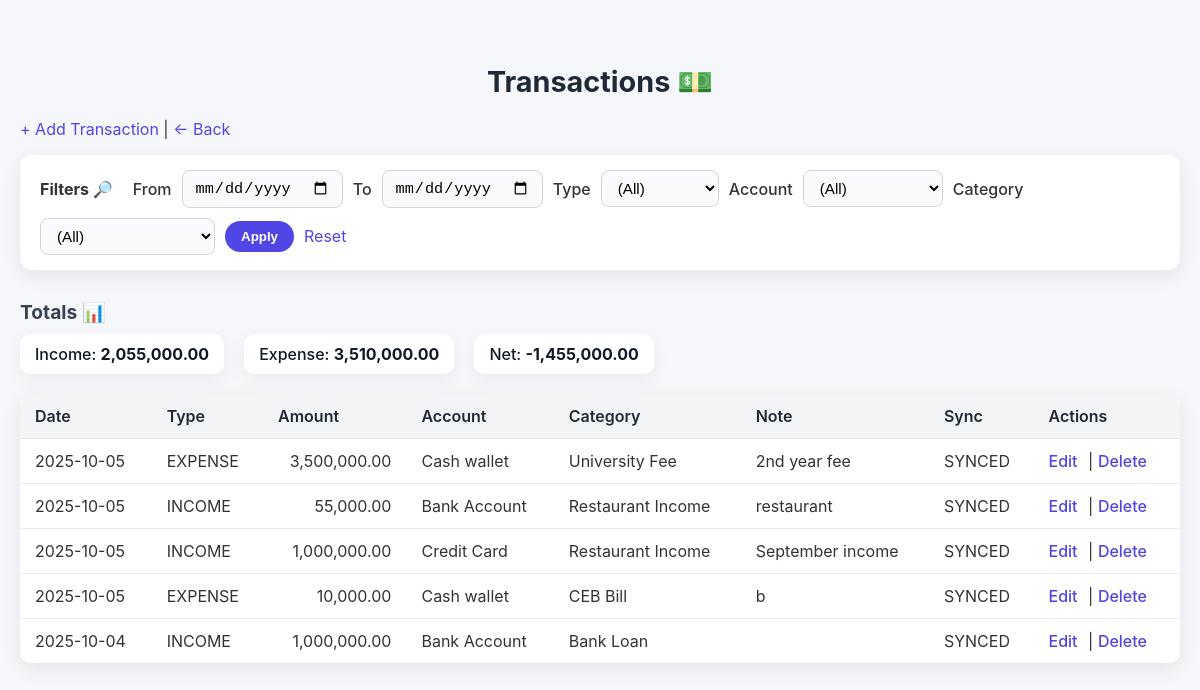
The page /app/transactions/index.php (signed in) on the database as committed earlier.
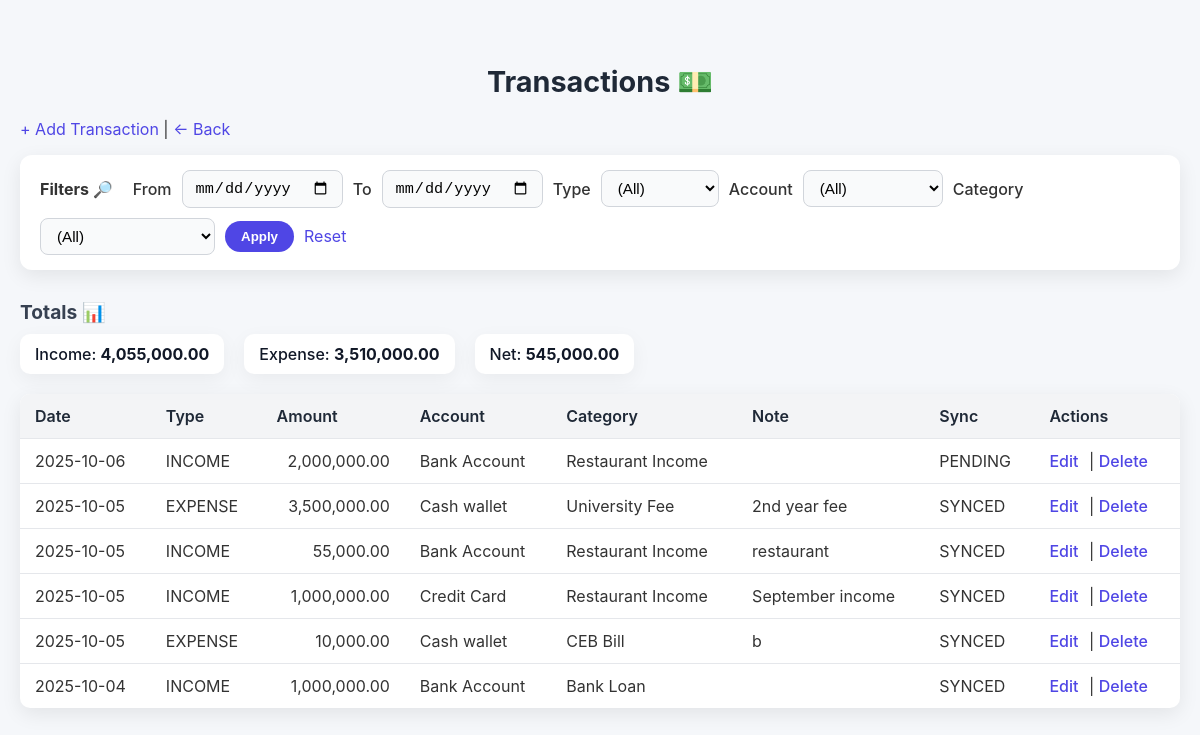
The same page on the database as committed later.
### tables this page shows
CREATE TABLE TRANSACTIONS_LOCAL (
  local_txn_id       INTEGER PRIMARY KEY AUTOINCREMENT,
  client_txn_uuid    TEXT NOT NULL UNIQUE,
  user_local_id      INTEGER NOT NULL,
  account_local_id   INTEGER NOT NULL,
  category_local_id  INTEGER NOT NULL,
  txn_type           TEXT NOT NULL CHECK(txn_type IN ('INCOME','EXPENSE','TRANSFER')),
  amount             REAL NOT NULL,
  txn_date           TEXT NOT NULL, -- ISO-8601
  note               TEXT,
  sync_status        TEXT NOT NULL DEFAULT 'PENDING' CHECK(sync_status IN ('PENDING','SYNCED','CONFLICT')),
  server_txn_id      INTEGER,
  created_at         TEXT NOT NULL,
  updated_at         TEXT NOT NULL,
  last_sync_at       TEXT,
  FOREIGN KEY(user_local_id)     REFERENCES USERS_LOCAL(local_user_id),
  FOREIGN KEY(account_local_id)  REFERENCES ACCOUNTS_LOCAL(local_account_id),
  FOREIGN KEY(category_local_id) REFERENCES CATEGORIES_LOCAL(local_category_id)
);

CREATE TABLE ACCOUNTS_LOCAL (
  local_account_id  INTEGER PRIMARY KEY AUTOINCREMENT,
  user_local_id     INTEGER NOT NULL,
  server_account_id INTEGER,
  account_name      TEXT NOT NULL,
  account_type      TEXT NOT NULL CHECK(account_type IN ('CASH','BANK','CARD','MOBILE')),
  currency_code     TEXT NOT NULL DEFAULT 'LKR',
  opening_balance   REAL NOT NULL DEFAULT 0,
  is_active         INTEGER NOT NULL DEFAULT 1, -- 1/0
  created_at        TEXT NOT NULL,
  updated_at        TEXT NOT NULL,
  FOREIGN KEY(user_local_id) REFERENCES USERS_LOCAL(local_user_id)
);

CREATE TABLE CATEGORIES_LOCAL (
  local_category_id  INTEGER PRIMARY KEY AUTOINCREMENT,
  user_local_id      INTEGER NOT NULL,
  server_category_id INTEGER,
  parent_local_id    INTEGER,
  category_name      TEXT NOT NULL,
  category_type      TEXT NOT NULL CHECK(category_type IN ('INCOME','EXPENSE')),
  created_at         TEXT NOT NULL,
  updated_at         TEXT NOT NULL,
  FOREIGN KEY(user_local_id)   REFERENCES USERS_LOCAL(local_user_id),
  FOREIGN KEY(parent_local_id) REFERENCES CATEGORIES_LOCAL(local_category_id)
);

### app/transactions/index.php (the view, shortened to what this page needs)
<?php
if (!function_exists('h')) {
    function h($v) { return htmlspecialchars((string)$v, ENT_QUOTES, 'UTF-8'); }
}
$pdo = sqlite();
$uid = (int)($_SESSION['uid'] ?? 0);
$from = $_GET['from'] ?? '';
$to   = $_GET['to'] ?? '';
$where = ["t.user_local_id = ?"];
$args  = [$uid];
$sql = "
SELECT
  t.local_txn_id, t.client_txn_uuid, t.txn_type, t.amount, t.txn_date, t.note, t.sync_status,
  a.account_name,
  c.category_name
FROM TRANSACTIONS_LOCAL t
JOIN ACCOUNTS_LOCAL a ON a.local_account_id = t.account_local_id
JOIN CATEGORIES_LOCAL c ON c.local_category_id = t.category_local_id
WHERE " . implode(' AND ', $where) . "
ORDER BY datetime(t.txn_date) DESC, t.local_txn_id DESC
LIMIT 200
";
$stmt = $pdo->prepare($sql);
$stmt->execute($args);
$rows = $stmt->fetchAll(PDO::FETCH_ASSOC);
$totSql = "
SELECT
  SUM(CASE WHEN t.txn_type='INCOME'  THEN t.amount ELSE 0 END) AS total_income,
  SUM(CASE WHEN t.txn_type='EXPENSE' THEN t.amount ELSE 0 END) AS total_expense
FROM TRANSACTIONS_LOCAL t
WHERE " . implode(' AND ', $where) . "
";
$sum = $pdo->prepare($totSql);
$sum->execute($args);
$tot = $sum->fetch(PDO::FETCH_ASSOC);
$income  = (float)($tot['total_income'] ?? 0);
$expense = (float)($tot['total_expense'] ?? 0);
$net     = $income - $expense;
?>
<!doctype html>
<html>
<head>
  <link rel="stylesheet" href="<?= APP_BASE ?>/app/transactions/index.css">
</head>
<body>
<h2>Transactions 💵</h2>
<p>
  <a href="<?= APP_BASE ?>/app/transactions/create.php">+ Add Transaction</a> |
  <a href="<?= APP_BASE ?>/public/dashboard.php">← Back</a>
</p>
<form method="get">
  <b>Filters 🔎</b><br>
  <label>From</label>
  <input type="date" name="from" value="<?= h($from) ?>">
  <label>To</label>
  <input type="date" name="to" value="<?= h($to) ?>">
  <label>Type</label>
  <select name="type">
    <option value="">(All)</option>
  </select>
  <label>Account</label>
  <select name="account">
    <option value="">(All)</option>
  </select>
  <label>Category</label>
  <select name="category">
    <option value="">(All)</option>
  </select>
  <button type="submit">Apply</button>
  <a href="<?= APP_BASE ?>/app/transactions/index.php">Reset</a>
</form>
<h3>Totals 📊</h3>
<ul>
  <li>Income: <b><?= number_format($income,2) ?></b></li>
  <li>Expense: <b><?= number_format($expense,2) ?></b></li>
  <li>Net: <b><?= number_format($net,2) ?></b></li>
</ul>
<table>
  <tr>
    <th>Date</th>
    <th>Type</th>
    <th>Amount</th>
    <th>Account</th>
    <th>Category</th>
    <th>Note</th>
    <th>Sync</th>
    <th>Actions</th>
  </tr>
  <?php foreach($rows as $r): ?>
  <tr>
    <td><?= h($r['txn_date']) ?></td>
    <td><?= h($r['txn_type']) ?></td>
    <td style="text-align:right"><?= number_format((float)$r['amount'],2) ?></td>
    <td><?= h($r['account_name']) ?></td>
    <td><?= h($r['category_name']) ?></td>
    <td><?= h($r['note']) ?></td>
    <td><?= h($r['sync_status']) ?></td>
    <td>
      <a href="<?= APP_BASE ?>/app/transactions/edit.php?id=<?= (int)$r['local_txn_id'] ?>">Edit</a> |
      <a href="<?= APP_BASE ?>/app/transactions/delete.php?id=<?= (int)$r['local_txn_id'] ?>" onclick="return confirm('Delete this transaction?');">Delete</a>
    </td>
  </tr>
  <?php endforeach; ?>
</table>
</body>
</html>

### app/transactions/index.css (style rules this page uses)
body { font-family: 'Inter', sans-serif; background: #f5f7fa; color: #333; margin: 0; padding: 40px 20px; }
h2 { font-size: 1.8rem; text-align: center; margin-bottom: 20px; color: #1f2937; }
h3 { font-size: 1.2rem; margin-top: 30px; margin-bottom: 10px; color: #374151; }
a { color: #4f46e5; text-decoration: none; transition: color 0.3s ease; }
form { background: #fff; padding: 15px 20px; border-radius: 12px; box-shadow: 0 6px 20px rgba(0,0,0,0.08); margin-bottom: 20px; display: flex; flex-wrap: wrap; gap: 10px; align-items: center; }
form label { font-weight: 500; }
form input, form select { padding: 8px 12px; border: 1px solid #d1d5db; border-radius: 8px; outline: none; font-size: 0.95rem; background: #f9fafb; transition: all 0.3s ease; }
form button { padding: 8px 16px; background: #4f46e5; color: #fff; border: none; border-radius: 25px; font-weight: 600; cursor: pointer; transition: all 0.3s ease; }
ul { list-style: none; padding: 0; margin: 0 0 20px 0; display: flex; gap: 20px; flex-wrap: wrap; }
ul li { background: #fff; padding: 10px 15px; border-radius: 10px; box-shadow: 0 6px 20px rgba(0,0,0,0.05); font-weight: 500; color: #111827; }
table { width: 100%; border-collapse: collapse; background: #fff; border-radius: 10px; overflow: hidden; box-shadow: 0 6px 20px rgba(0,0,0,0.08); }
th, td { padding: 12px 15px; text-align: left; border-bottom: 1px solid #e5e7eb; }
th { background: #f3f4f6; font-weight: 600; color: #1f2937; }
tr:last-child td { border-bottom: none; }
td a { margin-right: 6px; font-weight: 500; color: #4f46e5; text-decoration: none; }

Rows that differ between the two databases and show on the page:
added transactions_local: txn_date "2025-10-06", txn_type "INCOME", amount "2,000,000.00", account_local.account_name "Bank Account", category_local.category_name "Restaurant Income", sync_status "PENDING"
Other text that changed with them:
$income: "2,055,000.00" → "4,055,000.00"
$net: "-1,455,000.00" → "545,000.00"
